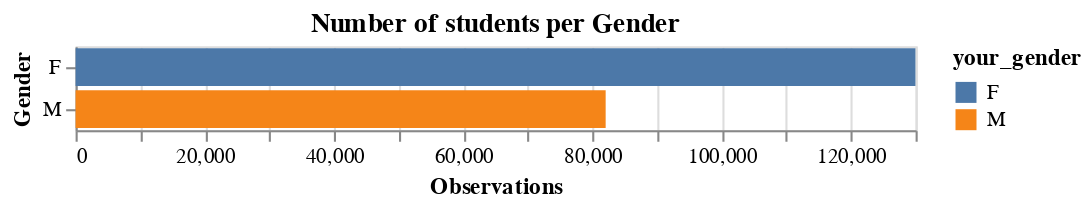

This figure's notebook cell:
### Markdown cell above
## Students by Gender

### Code cell
# Gender
source = df_eng.groupby('your_gender').count()[['your_consecutive']].reset_index().rename(columns={'your_consecutive':'obs'})

alt.Chart(source).mark_bar().encode(
    alt.X('obs', title="Observations"),
    alt.Y('your_gender', title="Gender"),
    alt.Color('your_gender')
).properties(
    title = "Number of students per Gender"
)

### Figure 1 — Vega-Lite specification as saved in the notebook (floating-point values rounded to 4 significant figures)
{"$schema": "https://vega.github.io/schema/vega-lite/v4.8.1.json", "config": {"view": {"continuousHeight": 300, "continuousWidth": 400}}, "data": {"name": "data-e3ba9a1bdab6b9c0b8ee84c072226edb"}, "datasets": {"data-e3ba9a1bdab6b9c0b8ee84c072226edb": [{"obs": 129974, "your_gender": "F"}, {"obs": 82033, "your_gender": "M"}]}, "encoding": {"color": {"field": "your_gender", "type": "nominal"}, "x": {"field": "obs", "title": "Observations", "type": "quantitative"}, "y": {"field": "your_gender", "title": "Gender", "type": "nominal"}}, "mark": "bar", "title": "Number of students per Gender"}
